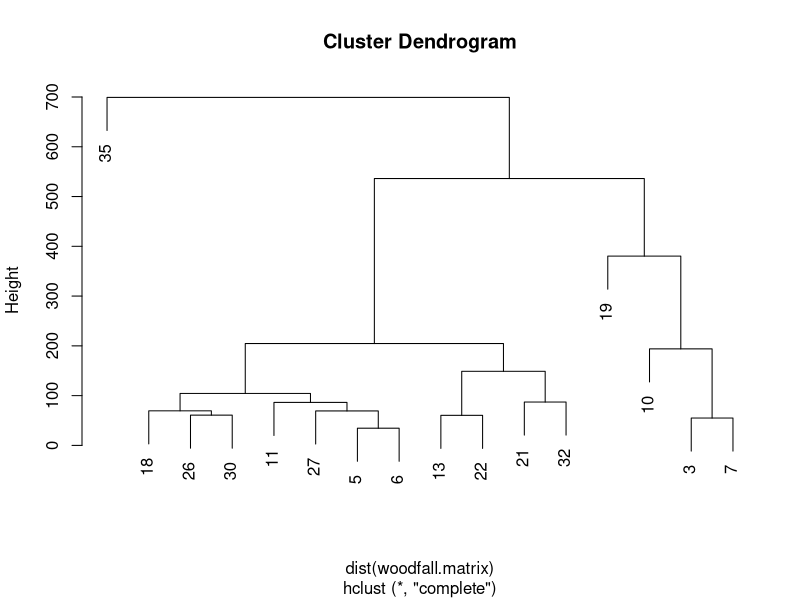
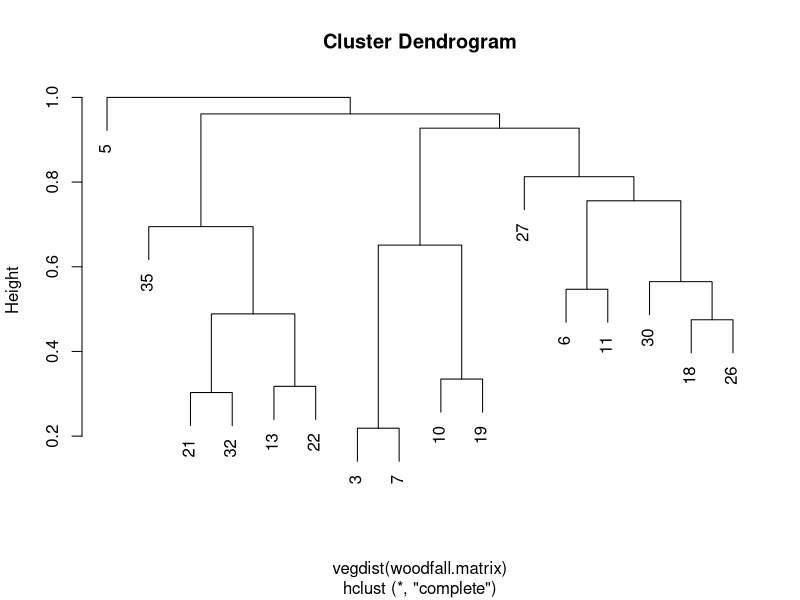
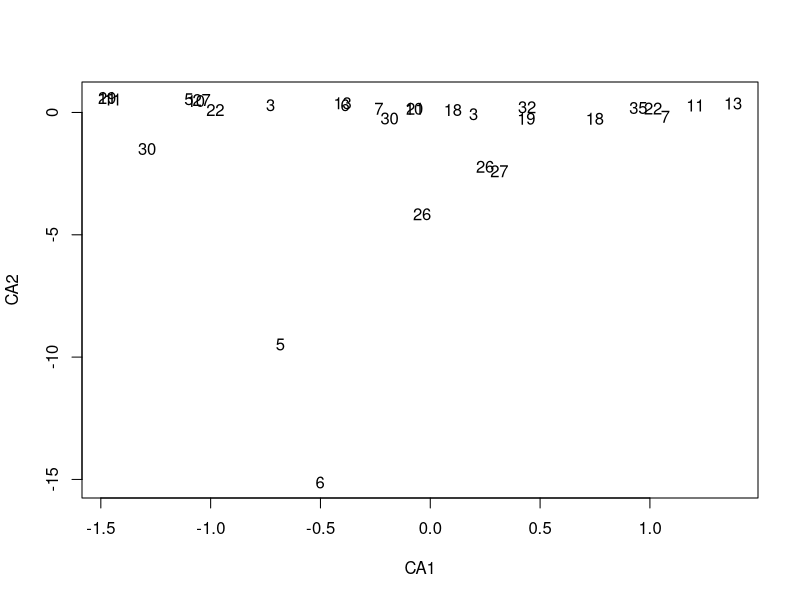
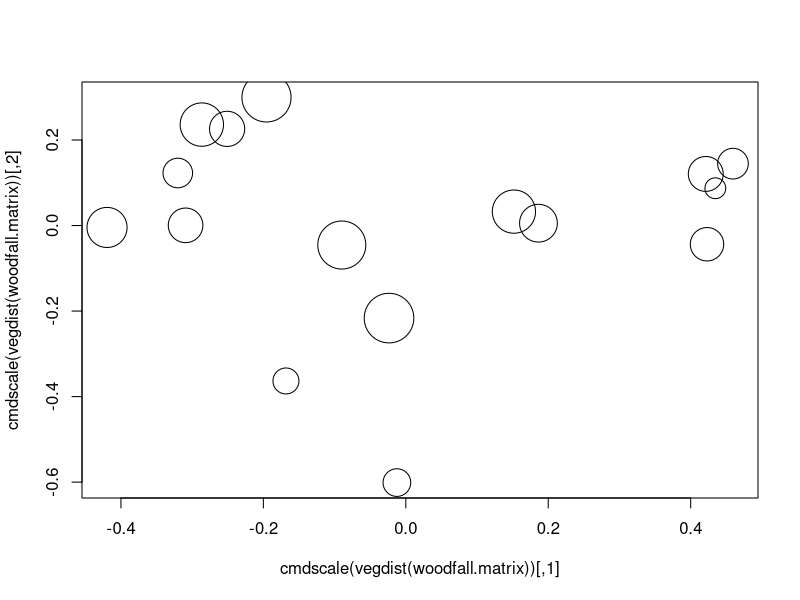
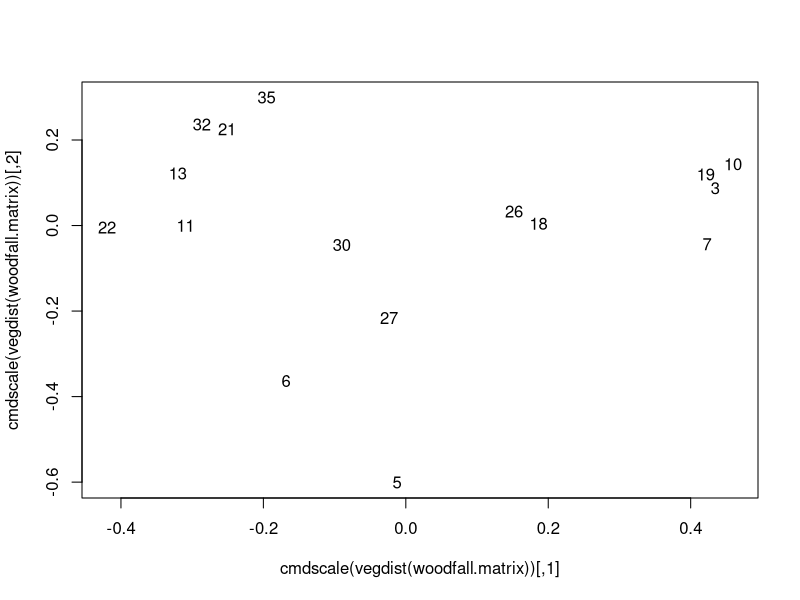
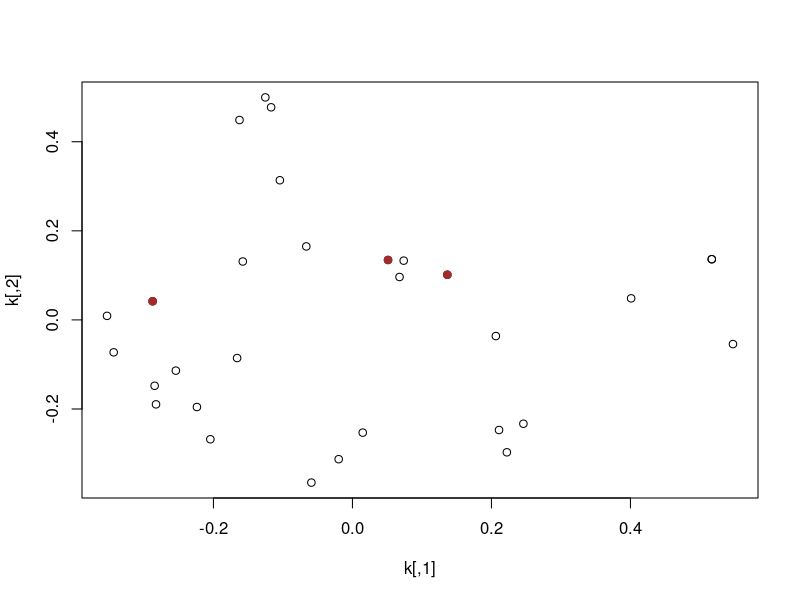
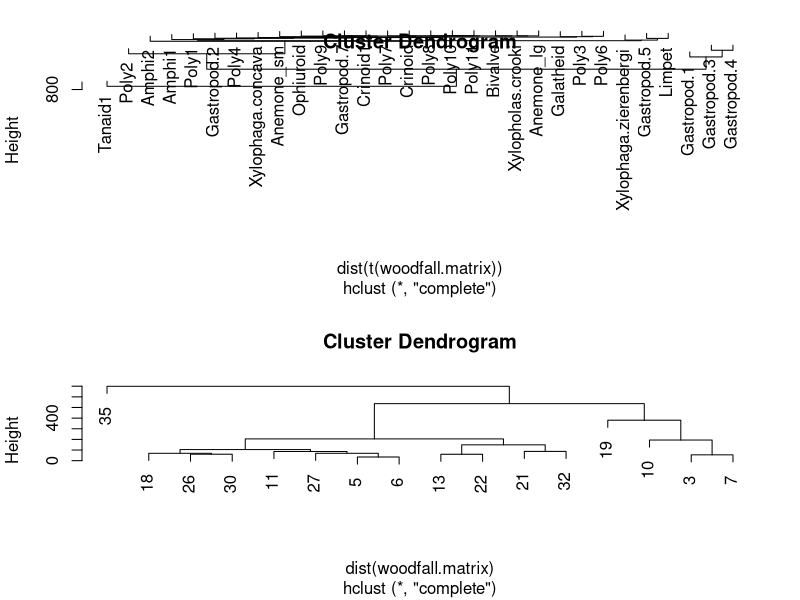

These figures' R source, in order:

library(vegan)

#data preparation
woodfall <- read.csv("data/woodfall.csv")
head(woodfall)
summary(woodfall)

#data exploration
woodfall.matrix <- woodfall[,-(1:8)]
woodfall.matrix[is.na(woodfall.matrix)]=0 #looks through the matrix to check if NA
rownames(woodfall.matrix) = woodfall$Log
plot(hclust(dist(woodfall.matrix))) #2 distinct cluster with one outlier
jpeg(filename="woodfall_hca.jpg", height = 480, width = 480) #turns plots into jpegs
par(cex=1)
par(mfrow=c(2,1)) #multiple plots
plot(hclust(dist(t(woodfall.matrix))))
plot(hclust(dist(woodfall.matrix)))
dev.off()

plot(hclust(vegdist(woodfall.matrix))) #euclidean is informed by absolute abundance rather than relative     

#factor analysis
factanal(t(woodfall.matrix), factors=1)

#CCA
plot(cca(woodfall.matrix)$CA$v, cex=0)
text(cca(woodfall.matrix)$CA$v,labels=rownames(woodfall.matrix))

#principal coordinates analysis
cmdscale(vegdist(woodfall.matrix))
plot(cmdscale(vegdist(woodfall.matrix)), cex=sqrt(woodfall$Surface.Area..cm2.)/10)
plot(cmdscale(vegdist(woodfall.matrix)), cex=0)
text(cmdscale(vegdist(woodfall.matrix)), labels=rownames(woodfall.matrix))

woodfall[woodfall$Log %in% c("3","7","10","19"),]

#testing Xylophaga influence
cmdscale(vegdist(t(woodfall.matrix)))
k <- cmdscale(vegdist(t(woodfall.matrix)))
plot(k)
points(k[1:3,], pch=19, col="brown") #xylophaga does not have much influence
which(k[,1]>0.4) #polychaetes 
which(k[,2]>0.4) #gastropods
